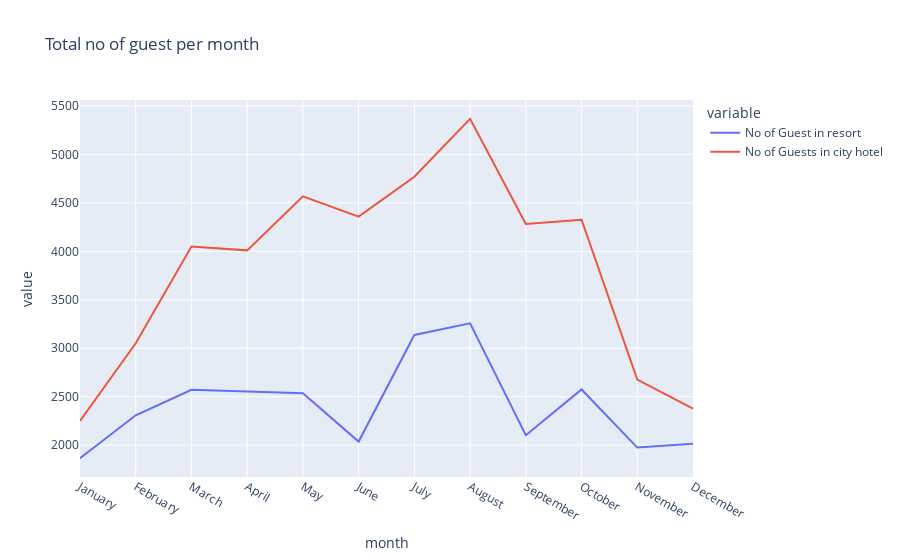

Notebook source saved alongside this figure:
### Code cell
px.line(final_rush, x='month',y=['No of Guest in resort', 'No of Guests in city hotel'],title='Total no of guest per month')

### Figure 1 — Plotly figure (JSON) as saved in the notebook; plotly's stock layout.template omitted (floating-point values rounded to 4 significant figures)
{"data": [{"hovertemplate": "variable=No of Guest in resort<br>month=%{x}<br>value=%{y}<extra></extra>", "legendgroup": "No of Guest in resort", "line": {"color": "#636efa", "dash": "solid"}, "marker": {"symbol": "circle"}, "mode": "lines", "name": "No of Guest in resort", "orientation": "v", "showlegend": true, "type": "scatter", "x": ["January", "February", "March", "April", "May", "June", "July", "August", "September", "October", "November", "December"], "xaxis": "x", "y": [1866, 2308, 2571, 2550, 2535, 2037, 3137, 3257, 2102, 2575, 1975, 2014], "yaxis": "y"}, {"hovertemplate": "variable=No of Guests in city hotel<br>month=%{x}<br>value=%{y}<extra></extra>", "legendgroup": "No of Guests in city hotel", "line": {"color": "#EF553B", "dash": "solid"}, "marker": {"symbol": "circle"}, "mode": "lines", "name": "No of Guests in city hotel", "orientation": "v", "showlegend": true, "type": "scatter", "x": ["January", "February", "March", "April", "May", "June", "July", "August", "September", "October", "November", "December"], "xaxis": "x", "y": [2249, 3051, 4049, 4010, 4568, 4358, 4770, 5367, 4283, 4326, 2676, 2377], "yaxis": "y"}], "layout": {"legend": {"title": {"text": "variable"}, "tracegroupgap": 0}, "title": {"text": "Total no of guest per month"}, "xaxis": {"anchor": "y", "domain": [0, 1], "title": {"text": "month"}}, "yaxis": {"anchor": "x", "domain": [0, 1], "title": {"text": "value"}}}}
